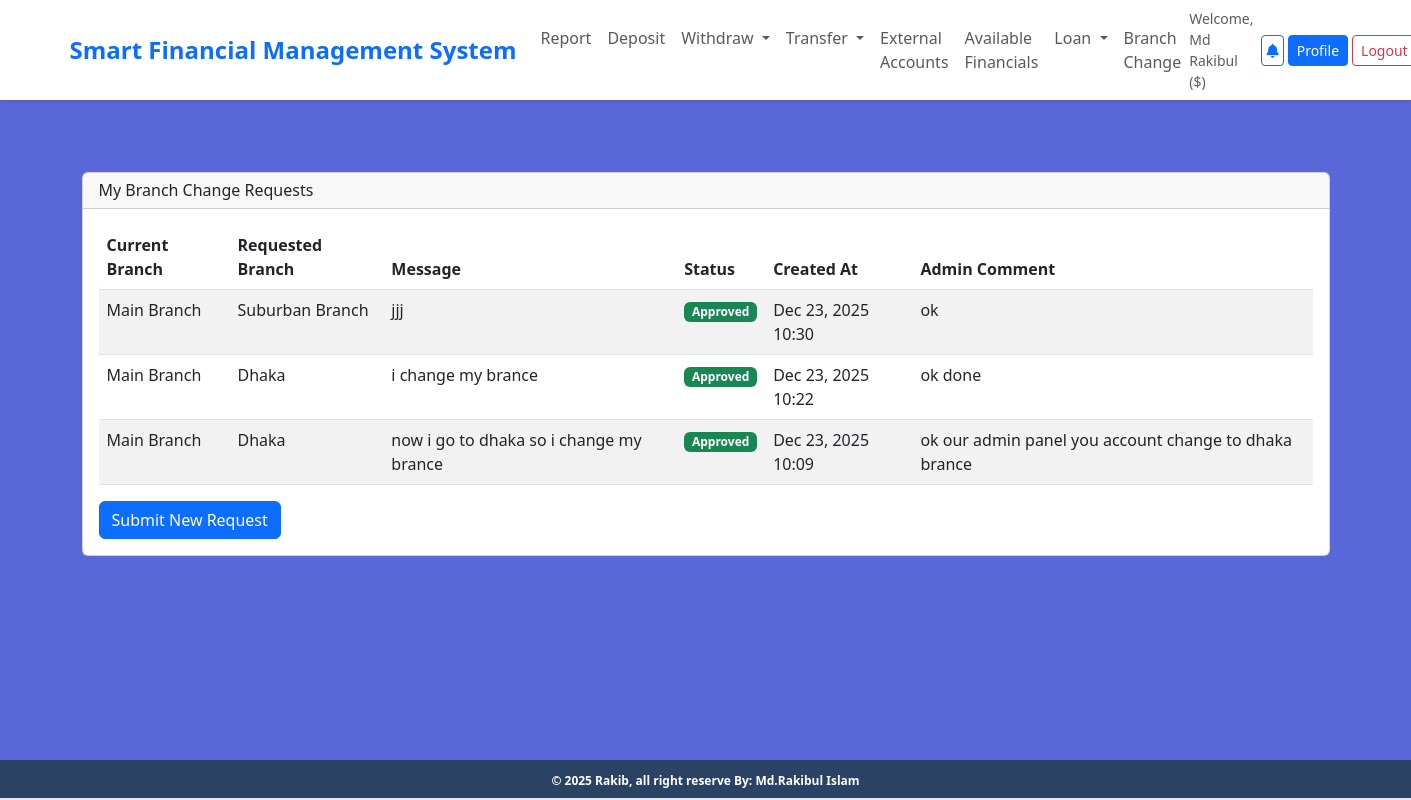
/branch/my-requests/ (signed in), run on the app's committed database.
### branch_management/models.py (models this page shows, shortened)
class BranchChangeRequest(models.Model):
    STATUS_CHOICES = [
        ('Pending', 'Pending'),
        ('Approved', 'Approved'),
        ('Rejected', 'Rejected'),
    ]
    user = models.ForeignKey(User, on_delete=models.CASCADE, related_name='branch_change_requests')
    current_branch = models.ForeignKey(Branch, on_delete=models.CASCADE, related_name='current_requests', null=True, blank=True)
    requested_branch = models.ForeignKey(Branch, on_delete=models.CASCADE, related_name='requested_requests')
    request_message = models.TextField()
    status = models.CharField(max_length=10, choices=STATUS_CHOICES, default='Pending')
    admin_comment = models.TextField(blank=True, null=True)
    created_at = models.DateTimeField(auto_now_add=True)

class Branch(models.Model):
    STATUS_CHOICES = [
        ('Active', 'Active'),
        ('Inactive', 'Inactive'),
    ]
    name = models.CharField(max_length=100)
    code = models.CharField(max_length=10, unique=True)
    address = models.TextField()
    status = models.CharField(max_length=10, choices=STATUS_CHOICES, default='Active')

### branch_management/views.py (the view)
# urls.py: path('my-requests/', views.branch_change_requests, name='branch_change_requests'),
@login_required
def branch_change_requests(request):
    requests = BranchChangeRequest.objects.filter(user=request.user).order_by('-created_at')
    return render(request, 'branch_management/my_requests.html', {'requests': requests})

### notifications/context_processors.py (called while the page is built)
def unread_notifications_count(request):
    if request.user.is_authenticated:
        count = Notification.objects.filter(user=request.user, is_read=False).count()
    else:
        count = 0
    return {'unread_notifications_count': count}

### branch_management/templates/branch_management/my_requests.html (shortened to what this page needs)
{% extends 'base.html' %}
{% block content %}
<div class="container mt-5">
    <div class="row">
        <div class="col-12">
            <div class="card">
                <div class="card-header">
                    <h3>My Branch Change Requests</h3>
                </div>
                <div class="card-body">
                    {% if requests %}
                        <div class="table-responsive">
                            <table class="table table-striped">
                                <thead>
                                    <tr>
                                        <th>Current Branch</th>
                                        <th>Requested Branch</th>
                                        <th>Message</th>
                                        <th>Status</th>
                                        <th>Created At</th>
                                        <th>Admin Comment</th>
                                    </tr>
                                </thead>
                                <tbody>
                                    {% for request in requests %}
                                        <tr>
                                            <td>{{ request.current_branch.name }}</td>
                                            <td>{{ request.requested_branch.name }}</td>
                                            <td>{{ request.request_message }}</td>
                                            <td>
                                                <span class="badge
                                                    {% if request.status == 'Pending' %}bg-warning
                                                    {% elif request.status == 'Approved' %}bg-success
                                                    {% else %}bg-danger{% endif %}">
                                                    {{ request.status }}
                                                </span>
                                            </td>
                                            <td>{{ request.created_at|date:"M d, Y H:i" }}</td>
                                            <td>{{ request.admin_comment|default:"-" }}</td>
                                        </tr>
                                    {% endfor %}
                                </tbody>
                            </table>
                        </div>
                    {% else %}
                        <p>You have no branch change requests.</p>
                    {% endif %}
                    <a href="{% url 'submit_branch_change_request' %}" class="btn btn-primary">Submit New Request</a>
                </div>
            </div>
        </div>
    </div>
</div>
{% endblock %}

### core/templates/navbar.html (shortened to what this page needs)
<nav class="navbar navbar-expand-lg navbar-light bg-white shadow-sm">
    <div class="container-fluid px-4">
        <a class="navbar-brand fw-bold text-primary fs-4" href="/">Smart Financial Management System</a>
        <div class="collapse navbar-collapse" id="navbarNav">
            {% if request.user.is_authenticated %}
                <ul class="navbar-nav me-auto">
                    <li class="nav-item">
                        <a class="nav-link" href="{% url 'transactions:transaction_report' %}">Report</a>
                    </li>
                    <li class="nav-item">
                        <a class="nav-link" href="{% url 'transactions:deposit_money' %}">Deposit</a>
                    </li>
                    <li class="nav-item dropdown">
                        <a class="nav-link dropdown-toggle" href="#" id="withdrawDropdown" role="button" data-bs-toggle="dropdown" aria-expanded="false">
                            Withdraw
                        </a>
                    </li>
                    <li class="nav-item dropdown">
                        <a class="nav-link dropdown-toggle" href="#" id="transferDropdown" role="button" data-bs-toggle="dropdown" aria-expanded="false">
                            Transfer
                        </a>
                    </li>
                    <li class="nav-item">
                        <a class="nav-link" href="{% url 'external_accounts' %}">External Accounts</a>
                    </li>
                    <li class="nav-item">
                        <a class="nav-link" href="{% url 'banks:bank_list' %}">Available Financials</a>
                    </li>
                    <li class="nav-item dropdown">
                        <a class="nav-link dropdown-toggle" href="#" id="loanDropdown" role="button" data-bs-toggle="dropdown" aria-expanded="false">
                            Loan
                        </a>
                    </li>
                    <li class="nav-item">
                        <a class="nav-link" href="{% url 'branch_change_requests' %}">Branch Change</a>
                    </li>
                </ul>
                <div class="d-flex align-items-center flex-nowrap">
                    <span class="me-2 text-muted d-none d-lg-inline small">Welcome, {{ request.user.first_name }} (${{ request.user.account.total_balance|floatformat:2 }})</span>
                    <a href="{% url 'notifications:notification_list' %}" class="btn btn-outline-primary me-1 btn-sm position-relative p-1" title="Notifications">
                        <i class="fas fa-bell"></i>
                    </a>
                    <a href="{% url 'profile' %}" class="btn btn-primary me-1 btn-sm d-none d-sm-inline px-2" title="Profile">Profile</a>
                    <a href="{% url 'logout' %}" class="btn btn-outline-danger btn-sm px-2" title="Logout">Logout</a>
                </div>
            {% else %}
                <div class="d-flex ms-auto">
                    <a href="{% url 'login' %}" class="btn btn-outline-primary me-2">Login</a>
                    <a href="{% url 'register' %}" class="btn btn-primary">Register</a>
                </div>
            {% endif %}
        </div>
    </div>
</nav>

### core/templates/base.html (style rules this page uses)
.container-fluid { width: 100%; padding-left: 15px; padding-right: 15px; margin-left: auto; margin-right: auto; }
@media (min-width: 576px) { .container-fluid { max-width: 540px; } }
@media (min-width: 768px) { .container-fluid { max-width: 720px; } }
@media (min-width: 992px) { .container-fluid { max-width: 960px; } }
@media (min-width: 1200px) { .container-fluid { max-width: 1140px; } }
@media (min-width: 1400px) { .container-fluid { max-width: 1320px; } }
.table-responsive { display: block; width: 100%; overflow-x: auto; -webkit-overflow-scrolling: touch; }

### data on the page
BranchChangeRequest: current_branch.name "Main Branch", requested_branch.name "Suburban Branch", request_message "jjj", status "Approved", created_at "Dec 23, 2025 10:30", admin_comment "ok"
BranchChangeRequest: current_branch.name "Main Branch", requested_branch.name "Dhaka", request_message "i change my brance", status "Approved", created_at "Dec 23, 2025 10:22", admin_comment "ok done"
BranchChangeRequest: current_branch.name "Main Branch", requested_branch.name "Dhaka", request_message "now i go to dhaka so i change my brance", status "Approved", created_at "Dec 23, 2025 10:09", admin_comment "ok our admin panel you account change to dhaka brance"

### other printed values
{{ request.user.first_name }} "Md Rakibul"
